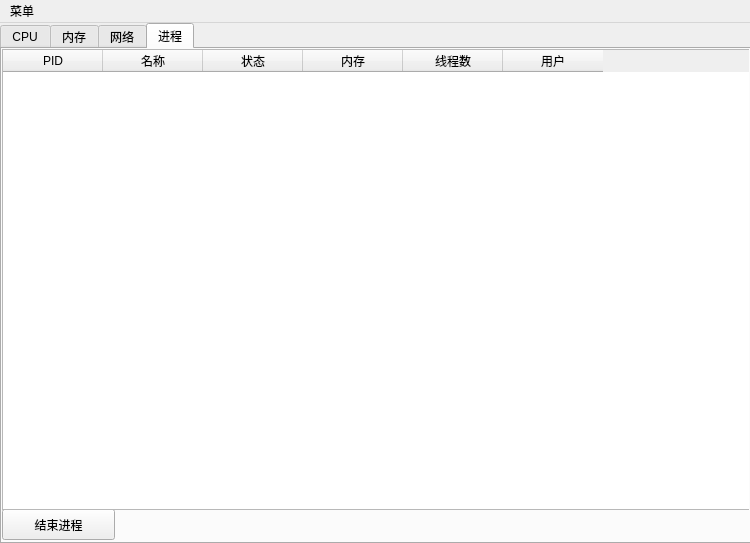
<?xml version="1.0" encoding="UTF-8"?>
<ui version="4.0">
 <class>MainWindow</class>
 <widget class="QMainWindow" name="MainWindow">
  <property name="geometry">
   <rect>
    <x>0</x>
    <y>0</y>
    <width>750</width>
    <height>543</height>
   </rect>
  </property>
  <property name="windowTitle">
   <string>资源管理器</string>
  </property>
  <widget class="QWidget" name="centralWidget">
   <widget class="QTabWidget" name="tabWidget">
    <property name="geometry">
     <rect>
      <x>0</x>
      <y>0</y>
      <width>751</width>
      <height>521</height>
     </rect>
    </property>
    <property name="currentIndex">
     <number>3</number>
    </property>
    <widget class="QWidget" name="CPU_infor">
     <attribute name="title">
      <string>CPU</string>
     </attribute>
     <widget class="QWidget" name="gridLayoutWidget">
      <property name="geometry">
       <rect>
        <x>0</x>
        <y>0</y>
        <width>741</width>
        <height>491</height>
       </rect>
      </property>
      <layout class="QGridLayout" name="cpu_gridLayout"/>
     </widget>
    </widget>
    <widget class="QWidget" name="Mem_infor">
     <attribute name="title">
      <string>内存</string>
     </attribute>
     <widget class="QWidget" name="gridLayoutWidget_2">
      <property name="geometry">
       <rect>
        <x>0</x>
        <y>0</y>
        <width>741</width>
        <height>491</height>
       </rect>
      </property>
      <layout class="QGridLayout" name="mem_gridLayout"/>
     </widget>
    </widget>
    <widget class="QWidget" name="Net_infor">
     <attribute name="title">
      <string>网络</string>
     </attribute>
     <widget class="QWidget" name="gridLayoutWidget_3">
      <property name="geometry">
       <rect>
        <x>0</x>
        <y>0</y>
        <width>741</width>
        <height>491</height>
       </rect>
      </property>
      <layout class="QGridLayout" name="net_gridLayout"/>
     </widget>
    </widget>
    <widget class="QWidget" name="Process_infor">
     <attribute name="title">
      <string>进程</string>
     </attribute>
     <widget class="QPushButton" name="pushButton">
      <property name="geometry">
       <rect>
        <x>0</x>
        <y>460</y>
        <width>113</width>
        <height>31</height>
       </rect>
      </property>
      <property name="text">
       <string>结束进程</string>
      </property>
     </widget>
     <widget class="QTableWidget" name="tableWidget">
      <property name="geometry">
       <rect>
        <x>0</x>
        <y>0</y>
        <width>761</width>
        <height>461</height>
       </rect>
      </property>
      <column>
       <property name="text">
        <string>PID</string>
       </property>
      </column>
      <column>
       <property name="text">
        <string>名称</string>
       </property>
      </column>
      <column>
       <property name="text">
        <string>状态</string>
       </property>
      </column>
      <column>
       <property name="text">
        <string>内存</string>
       </property>
      </column>
      <column>
       <property name="text">
        <string>线程数</string>
       </property>
      </column>
      <column>
       <property name="text">
        <string>用户</string>
       </property>
      </column>
     </widget>
    </widget>
   </widget>
  </widget>
  <widget class="QMenuBar" name="menuBar">
   <property name="geometry">
    <rect>
     <x>0</x>
     <y>0</y>
     <width>750</width>
     <height>22</height>
    </rect>
   </property>
   <widget class="QMenu" name="menu">
    <property name="title">
     <string>菜单</string>
    </property>
    <addaction name="actionExit"/>
   </widget>
   <addaction name="menu"/>
  </widget>
  <action name="actionCPU">
   <property name="text">
    <string>CPU</string>
   </property>
  </action>
  <action name="actionMem">
   <property name="text">
    <string>Mem</string>
   </property>
  </action>
  <action name="actionProcess">
   <property name="text">
    <string>Process</string>
   </property>
  </action>
  <action name="actionExit">
   <property name="text">
    <string>Exit</string>
   </property>
  </action>
 </widget>
 <layoutdefault spacing="6" margin="11"/>
 <resources/>
 <connections/>
</ui>
